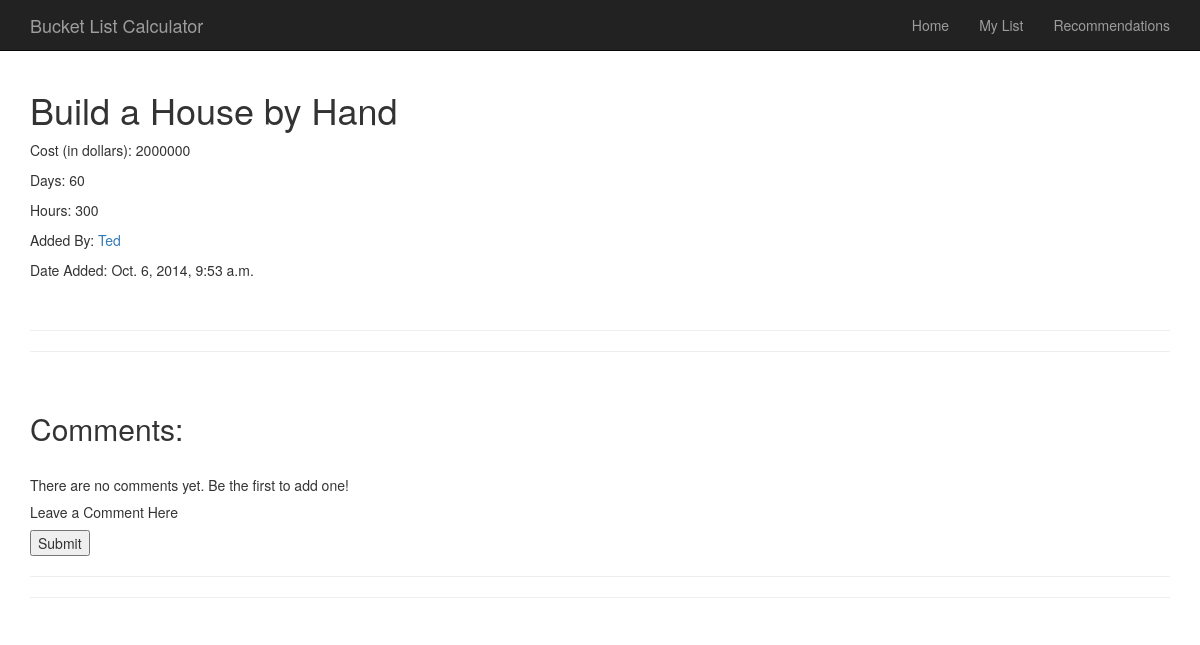
Before: /bucketlist/item/185/ (signed in) with the older database file.
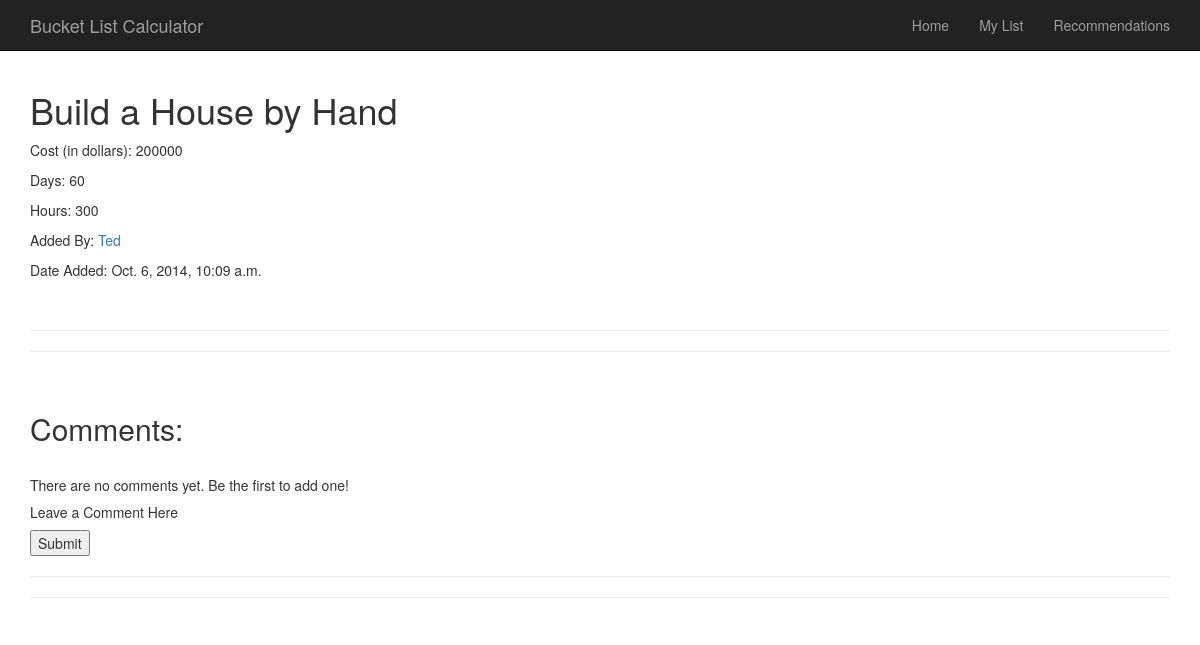
After: the same page with the newer database file.
### BucketList/models.py (models this page shows, shortened)
class BucketListItem(models.Model):
    text = models.CharField(max_length = 200)
    pub_by = models.ForeignKey(User,editable = False)
    pub_date = models.DateTimeField(editable=False)
    goal_type = models.CharField(choices = CHOICES, max_length = 200)
    cost = models.IntegerField(max_length = 20)
    time = models.IntegerField(max_length = 20)
    hours = models.IntegerField(max_length = 20)
    crossed_off = models.BooleanField(editable = False)
    how_many_items = models.IntegerField(editable = False, default = 1)
    def __unicode__(self):
        return self.text
    def recently_added(self):
        return self.pub_date >= timezone.now() - datetime.timedelta(days = 1)
    recently_added.boolean = True

### BucketList/views.py (the view)
# urls.py: url(r'^item/(?P<id>\w+)/', views.index_items, name = 'index items'),
@login_required
def index_items(request, id):
    item = BucketListItem.objects.get(pk = id)
    current_user = UserProfile.objects.get(pk = request.user.id)
    comments = Comment.objects.filter(item = item)
    if request.POST:
        form = CommentForm(request.POST)
        if form.is_valid():
            body = form.cleaned_data['body']
            my_model = form.save(commit = False)
            my_model.created = timezone.now()
            my_model.author = current_user.user
            my_model.item = item
            my_model.body = body
            my_model.save()
            form = CommentForm()
    else:
        form = CommentForm()
    context = {'item': item,
                      'id': id,
                      'comments': comments,
                      'form': form,
                      }
    return render(request, 'BucketList/index_items.html', context)

### BucketList/templates/BucketList/index_items.html (shortened to what this page needs)
{% extends 'base.html' %}
{% block content %}
{% if item %}
    {% if item.crossed_off %}
        <h1 style="text-decoration: line-through;">{{item}}</h1>
    {% else %}
        <h1>{{item}}</h1>
    {% endif %}
        <p>Cost (in dollars):   {{item.cost}}</p>
        <p>Days:   {{item.time}}</p>
        <p>Hours: {{item.hours}}</p>
        <p>Added By:   <a href='/bucketlist/userstats/{{item.pub_by}}/'>{{item.pub_by}}</a></p>
        {% load avatar_tags %}
        <p>Date Added:   {{item.pub_date}}</p>
        <br>
        <hr>
        <hr>
        <br>
        <h2>Comments:</h2>
        <br>
        {% if comments %}
            {% for comment in comments %}
                <div>
                    <h3>{{comment.author}}</h3>
                    {% avatar comment.author 30 %}
                    <h5>{{comment.created}}</h3>
                    <p>{{comment.body}}</h3>
                </div>
                <hr>
            {% endfor %}
        {% else %}
            <p>There are no comments yet.  Be the first to add one!</p>
        {% endif %}
        <h5>Leave a Comment Here</h5>
        <form action="/bucketlist/item/{{id}}/" method = "post">
            <input type = "submit" value = "Submit">
        </form>
{% else %}
    <p>There seems to have been an error.</p>
{% endif %}
{% endblock content %}

### templates/base.html (shortened to what this page needs)
<!DOCTYPE html>
<html lang="en">
<head>
    {% load bootstrap3 %}
    {% bootstrap_css %}
</head>
<body>
<header class = "navbar navbar-inverse navbar-fixed-top" role = "banner">
    <div class = "container">
        <div class ="navbar-header">
            <a href="/bucketlist/" class ="navbar-brand">Bucket List Calculator</a>
        </div>
        <div class = "collapse navbar-collapse" id = "dropdown">
            <ul class = "nav navbar-nav navbar-right" role = "navigation">
                <li><a href="/bucketlist/">Home</a></li>
                <li><a href="/bucketlist/mylist/">My List</a></li>
                <li><a href="/bucketlist/mylist/recommendation/">Recommendations</a></li>
            </ul>
        </div>
    </div>
</header>
<div class = "container">
    {% block content %}
    {% endblock %}
    <hr>
    <hr>
</div>
    </body>
</html>

### templates/base.html (style rules this page uses)
body { padding-top: 70px; }

Changed rows visible on the page:
changed BucketListItem "Build a House by Hand": cost "2000000" → "200000"; pub_date "Oct. 6, 2014, 9:53 a.m." → "Oct. 6, 2014, 10:09 a.m."
